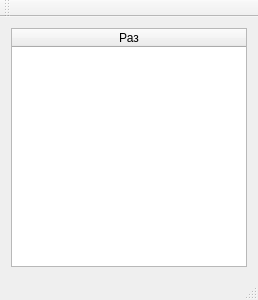
<?xml version="1.0" encoding="UTF-8"?>
<ui version="4.0">
 <class>MainWindow</class>
 <widget class="QMainWindow" name="MainWindow">
  <property name="geometry">
   <rect>
    <x>0</x>
    <y>0</y>
    <width>258</width>
    <height>300</height>
   </rect>
  </property>
  <property name="windowTitle">
   <string>MainWindow</string>
  </property>
  <widget class="QWidget" name="centralWidget">
   <layout class="QVBoxLayout" name="verticalLayout">
    <item>
     <widget class="QTableWidget" name="tblwgtTaxRates">
      <property name="textElideMode">
       <enum>Qt::ElideNone</enum>
      </property>
      <property name="horizontalScrollMode">
       <enum>QAbstractItemView::ScrollPerPixel</enum>
      </property>
      <property name="wordWrap">
       <bool>true</bool>
      </property>
      <property name="cornerButtonEnabled">
       <bool>true</bool>
      </property>
      <attribute name="horizontalHeaderHighlightSections">
       <bool>false</bool>
      </attribute>
      <attribute name="horizontalHeaderStretchLastSection">
       <bool>true</bool>
      </attribute>
      <column>
       <property name="text">
        <string>Раз</string>
       </property>
      </column>
     </widget>
    </item>
   </layout>
  </widget>
  <widget class="QMenuBar" name="menuBar">
   <property name="geometry">
    <rect>
     <x>0</x>
     <y>0</y>
     <width>258</width>
     <height>21</height>
    </rect>
   </property>
  </widget>
  <widget class="QToolBar" name="mainToolBar">
   <attribute name="toolBarArea">
    <enum>TopToolBarArea</enum>
   </attribute>
   <attribute name="toolBarBreak">
    <bool>false</bool>
   </attribute>
  </widget>
  <widget class="QStatusBar" name="statusBar"/>
 </widget>
 <layoutdefault spacing="6" margin="11"/>
 <resources/>
 <connections/>
</ui>
